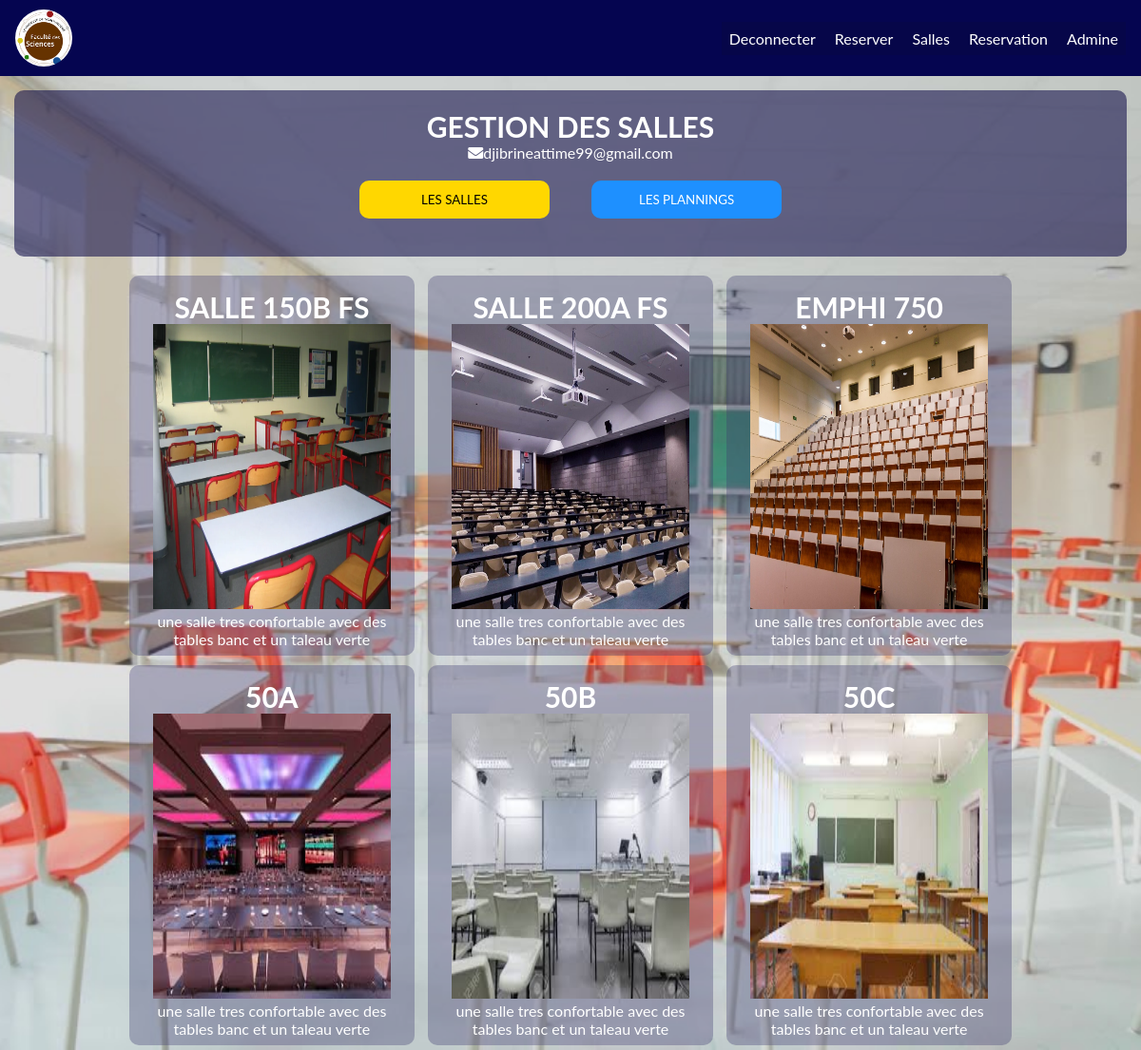
Screenshot of /salles.php (signed in) with the database file from the repository.
### tables this page shows
CREATE TABLE `salle` (
  `ids` int(11) NOT NULL,
  `noms` varchar(50) NOT NULL,
  `capacite` int(8) NOT NULL,
  `disponible` tinyint(1) NOT NULL DEFAULT 0,
  `inage` varchar(50) NOT NULL
);

### classes/Salle.php (called while the page is built, shortened)
<?php
class Salle {
    public function afficheSalle($pdo){
        $requete = $pdo->query("SELECT * FROM salle");
        $salle = $requete->fetchAll();
        if($salle){
            return $salle;
        }else{
            return false;
        }
    }
    public function afficheSalleDispo($pdo){
        $requete = $pdo->query("SELECT * FROM salle WHERE disponible = '1'");
        $salle = $requete->fetchAll();
        if($salle){
            return $salle;
        }else{
            return false;
        }
    }
}
?>

### salles.php (the view, shortened to what this page needs)
<?php
include "html/header.php";
include "html/navder.php";
include "classes/Salle.php";
include "connexion/connexion.php";
$salle = new Salle();
$toute = $salle->afficheSalle($db);
$dispo = $salle->afficheSalleDispo($db);
?>
<div class="accueil">
        <h1 class="accueil-titre">GESTION DES SALLES</h1>
        <P><a href="#"><i class="fas fa-envelope icon"></i><?=$_SESSION["personnelle"]["mail"]?></a> </P>
        <div class="buttons">
            <button class="buttonsalle">LES SALLES</button>
            <button class="buttonplanning"><a href="lereservation.php">LES PLANNINGS</a></button>
        </div>
</div>
<div class="contenu">
    <div class="images">
    <?php foreach($dispo as $dispos) : ?>
            <div class="image">
                <h1 class="accueil-titre"><?=$dispos["noms"]?></h1>
                <img src="image/<?=$dispos["inage"]?>" alt="">
                <p>une salle tres confortable avec des tables banc et un taleau verte</p>
            </div>
    <?php endforeach;?>
    </div>
</div>
<?php
include "html/fooder.php";
?>

### css/style.css (style rules this page uses)
* { top: 0; margin: 0; padding: 0; box-sizing: border-box; text-decoration: none; list-style: none; scroll-behavior: smooth; font-family: "Lato", sans-serif; }
body { background-image: url(../image/font.jpg); background-position: center; background-size: cover; }
.accueil-titre { color: white; font-size: 30px; }
p { color: white; }
a { color: white; padding: 20px 4px; }
.images { text-align: center; }
img { height: 300px; width: 250px; }
.buttonsalle, .buttonplanning { padding: 12px; margin: 20px; text-align: center; width: 200px; border-radius: 10px; border: none; }
.buttonsalle { background-color: gold; }
.buttonplanning { background-color: dodgerblue; }
.accueil { background-color: rgba(17, 14, 73, 0.568); text-align: center; padding: 20px; margin: 15px; border-radius: 10px; }

### css/cssim.css (style rules this page uses)
.image { width: 300px; height: 400px; display: inline-block; border-radius: 10px; padding: 15px 25px; box-sizing: border-box; cursor: pointer; margin: 5px 5px; background-color: rgba(61, 58, 110, 0.336); background-position: center; background-size: cover; }
h1 { text-align: center; font-size: 16px; color: navy; }

### rows the page displays
salle: noms "SALLE 150B FS", inage (picture)
salle: noms "SALLE 200A FS", inage (picture)
salle: noms "EMPHI 750", inage (picture)
salle: noms "50A", inage (picture)
salle: noms "50B", inage (picture)
salle: noms "50C", inage (picture)

### other values shown
$_SESSION["personnelle"]["mail"] "djibrineattime99@gmail.com"
